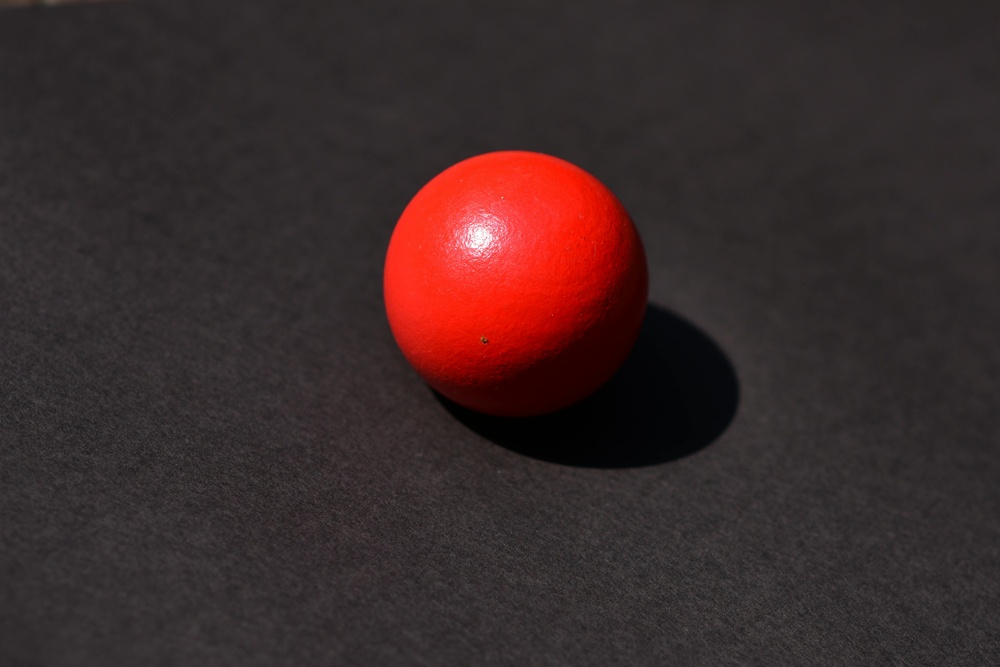
#> input picture input.jpg, 1000 x 667 px, shrunk from 4800 x 3200 before the run
$ python edge_detection.py
#> lines starting #> are read from the running program, lines starting #| are printed output that depends on the picture; after the words box and inside, x2 and y2 are one past the last pixel; in counts of white or black regions, pixels touching at a corner belong together
import cv2

# Load the input image
image = cv2.imread('input.jpg')
#> image is the input picture: shape (667, 1000, 3); mean B, G, R 42.1, 42.2, 59.2

# Check if image loaded
if image is None:
    print("Error: Image not found!")
    exit()

# Convert to grayscale
gray = cv2.cvtColor(image, cv2.COLOR_BGR2GRAY)
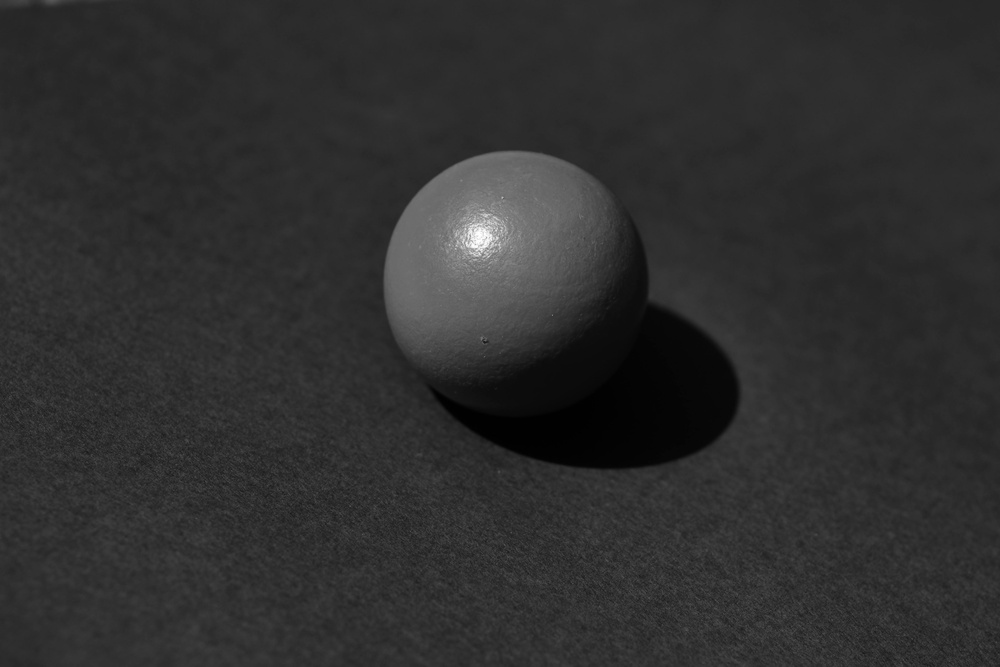
#> gray: shape (667, 1000); min 0, max 255, mean 47.1

# Apply Canny Edge Detection
edges = cv2.Canny(gray, 100, 200)
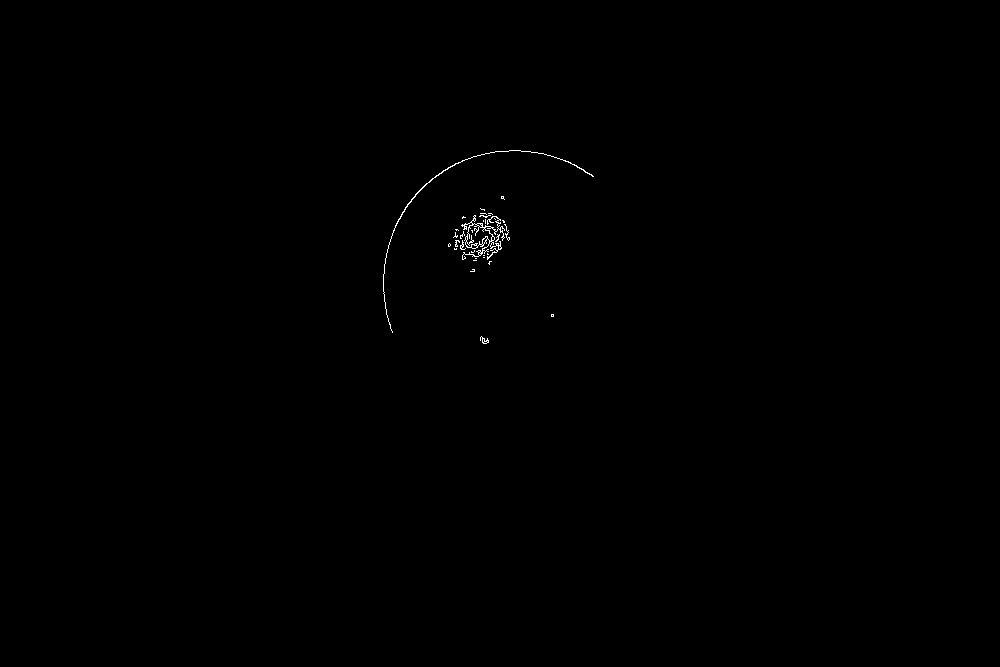
#> edges: shape (667, 1000); 0.17% white in thin lines or dots, all inside (x1, y1, x2, y2) = (383, 150, 594, 344)

# Save output image
cv2.imwrite('edges_output.jpg', edges)

# Display images
cv2.imshow('Original Image', image)
cv2.imshow('Edge Detection', edges)

cv2.waitKey(0)
cv2.destroyAllWindows()
